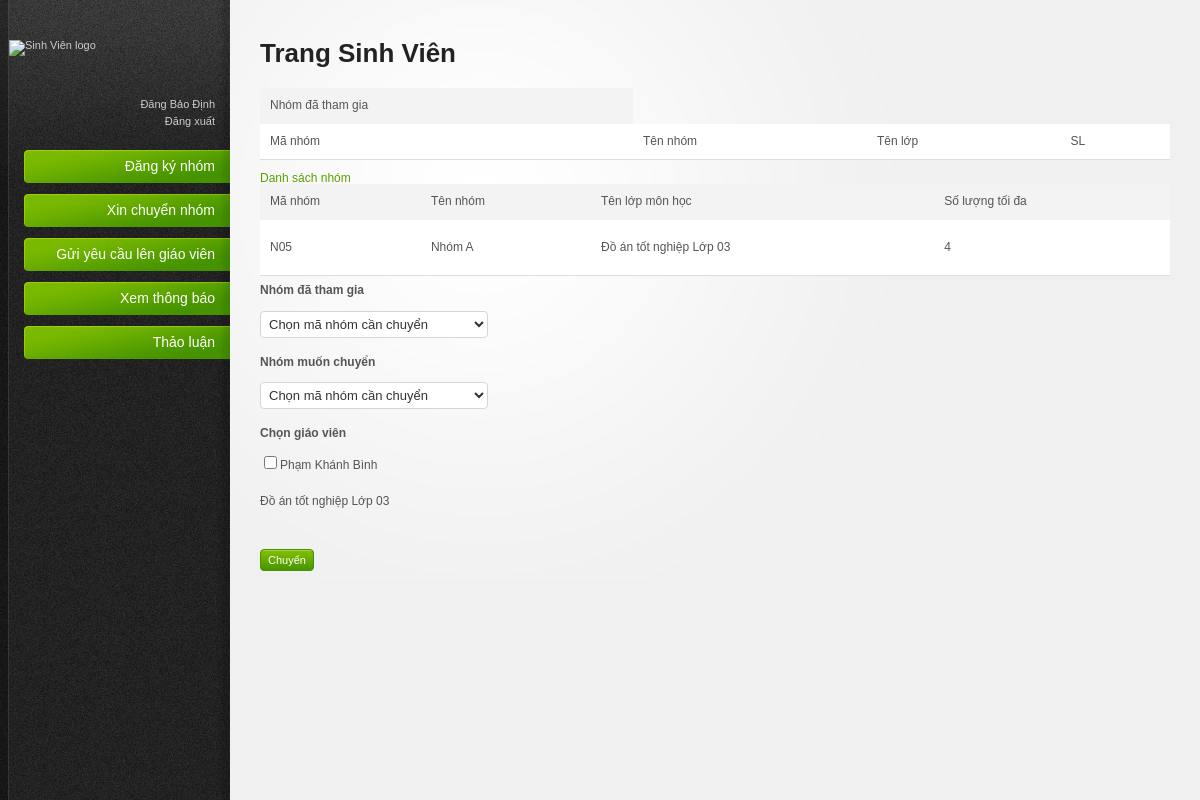
Screenshot of /sinhvien/index.php?quanly=chuyennhom&id_sv=SV01 (signed in) with the database file from the repository.
### tables this page shows
CREATE TABLE IF NOT EXISTS `nhom` (
  `id_nhom` varchar(10) NOT NULL,
  `ten_nhom` varchar(50) NOT NULL,
  `id_lopmh` varchar(10) NOT NULL,
  `soluongtoida` int(11) NOT NULL,
  PRIMARY KEY (`id_nhom`),
  KEY `id_lopmh` (`id_lopmh`)
);

CREATE TABLE IF NOT EXISTS `lopmh` (
  `id_lopmh` varchar(10) NOT NULL,
  `ten_lopmh` varchar(50) NOT NULL,
  `id_gv` varchar(10) NOT NULL,
  `id_monhoc` varchar(10) NOT NULL,
  PRIMARY KEY (`id_lopmh`),
  UNIQUE KEY `ten_lopmh` (`ten_lopmh`),
  KEY `id_gv` (`id_gv`),
  KEY `id_monhoc` (`id_monhoc`)
);

CREATE TABLE IF NOT EXISTS `giaovien` (
  `id_gv` varchar(10) NOT NULL,
  `ten_gv` varchar(50) NOT NULL,
  `gioitinh_gv` tinyint(1) NOT NULL,
  `ngaysinh_gv` date NOT NULL,
  `cmnd_gv` decimal(10,0) NOT NULL,
  `pw_gv` varchar(20) NOT NULL,
  PRIMARY KEY (`id_gv`)
);

### sinhvien/subpage/chuyennhom.php (the view, shortened to what this page needs)
<?php
include 'connect.php';
?>
<table border="1">
	<td>Nhóm đã tham gia</td>
	<tr>
		<td>Mã nhóm</td>
		<td>Tên nhóm</td>
		<td>Tên lớp </td>
        <td>SL</td>
	</tr>
	<?php
		$id_sv=$_GET['id_sv'];
	?>
</table>
<br>
<a>Danh sách nhóm</a>
<table border="1">
    <tr>
        <td>Mã nhóm</td>
        <td>Tên nhóm </td>
        <td>Tên lớp môn học</td>
        <td>Số lượng tối đa </td>
    </tr>
    <?php
        $tam = $obj->query("SELECT * from nhom, lopmh_sv, lopmh where nhom.id_lopmh=lopmh.id_lopmh and lopmh.id_lopmh=lopmh_sv.id_lopmh and id_sv='$id_sv'");
        $data = $tam->fetchAll();
        foreach ($data as $key => $value) {
    ?>
    <tr>
        <td><ul><?php echo $value['id_nhom']?></ul></td>
        <td><ul><?php echo $value['ten_nhom'] ?></ul></td>
        <td><ul><?php echo $value['ten_lopmh'] ?></ul></td>
        <td><ul><?php echo $value['soluongtoida'] ?></ul></td>
    <?php
    }
    ?>
    </tr>
</table>
<form method="post" enctype="multipart/form-data">
    <p>
        <label>Nhóm đã tham gia</label>
        <select name="id_nhomgoc" class="small-input">
            <option value="option">Chọn mã nhóm cần chuyển</option>
        </select>
    </p>
    <p>
        <label>Nhóm muốn chuyển</label>
        <select name="id_nhom" class="small-input">
            <option value="option">Chọn mã nhóm cần chuyển</option>
        </select>
    </p>
    <p>
        <label>Chọn giáo viên</label>
        <?php
        $id_sv=$_GET['id_sv'];
        $n = $obj->query("SELECT * from lopmh,lopmh_sv,giaovien where lopmh.id_lopmh=lopmh_sv.id_lopmh and lopmh.id_gv=giaovien.id_gv and id_sv='$id_sv'");
                    $data = $n->fetchAll();
                    foreach ($data as $key => $value) {
                ?>
         <input type="checkbox" name="id_gv" value="<?php echo $value['id_gv'] ?>"><?php echo $value['ten_gv'] ?>   <td><ul><?php echo $value['ten_lopmh'] ?></ul></td><br>
        <?php  }?>
        </p>
    <p>
    <button class = "button" type="submit" name="chuyennhom">Chuyển</button>
    </p>
</form>

### sinhvien/resources/css/style.css (style rules this page uses)
html { font-size: 100%; height: 100%; margin-bottom: 1px; }
body { font-family: Arial, Helvetica, sans-serif; color: #555; background: #f0f0f0 url('../images/bg-body.gif') top left repeat-y; font-size: 12px; }
a { color: #57a000; text-decoration: none; }
p { padding: 5px 0 10px 0; line-height: 1.6em; }
.button { font-family: Verdana, Arial, sans-serif; display: inline-block; background: #459300 url('../images/bg-button-green.gif') top left repeat-x !important; border: 1px solid #459300 !important; padding: 4px 7px 4px 7px !important; color: #fff !important; font-size: 11px !important; cursor: pointer; }
#main-content ul, #main-content ol { padding: 10px 0; }
#main-content table { width: 100%; border-collapse: collapse; }
#main-content tbody tr { background: #fff; }
#main-content tbody tr.alt-row { background: #f3f3f3; }
#main-content table td, #main-content table th { padding: 10px; line-height: 1.3em; }
form label { display: block; padding: 0 0 10px; font-weight: bold; }
form input.text-input, form select, form textarea, form .wysiwyg { padding: 6px; font-size: 13px; background: #fff url('../images/bg-form-field.gif') top left repeat-x; border: 1px solid #d5d5d5; color: #333; }
form .small-input { width: 25% !important; }
form select { padding: 4px; background: #fff; }
form input[type="checkbox"], form input[type="radio"] { padding: 0; background: none; border: 0; }

### sinhvien/resources/css/invalid.css (style rules this page uses)
.button, #main-content table tfoot td .bulk-actions select, .pagination a.number, form input.text-input, form textarea, form .wysiwyg, form select, .dp-popup { -moz-border-radius: 4px; -webkit-border-radius: 4px; border-radius: 4px; }

### rows the page displays
nhom: id_nhom "N05", ten_nhom "Nhóm A", id_lopmh.ten_lopmh "Đồ án tốt nghiệp Lớp 03", soluongtoida "4"
lopmh: id_gv.ten_gv "Phạm Khánh Bình", ten_lopmh "Đồ án tốt nghiệp Lớp 03"

### other values shown
$_SESSION['sv'] "Đăng Bảo Ðịnh"
